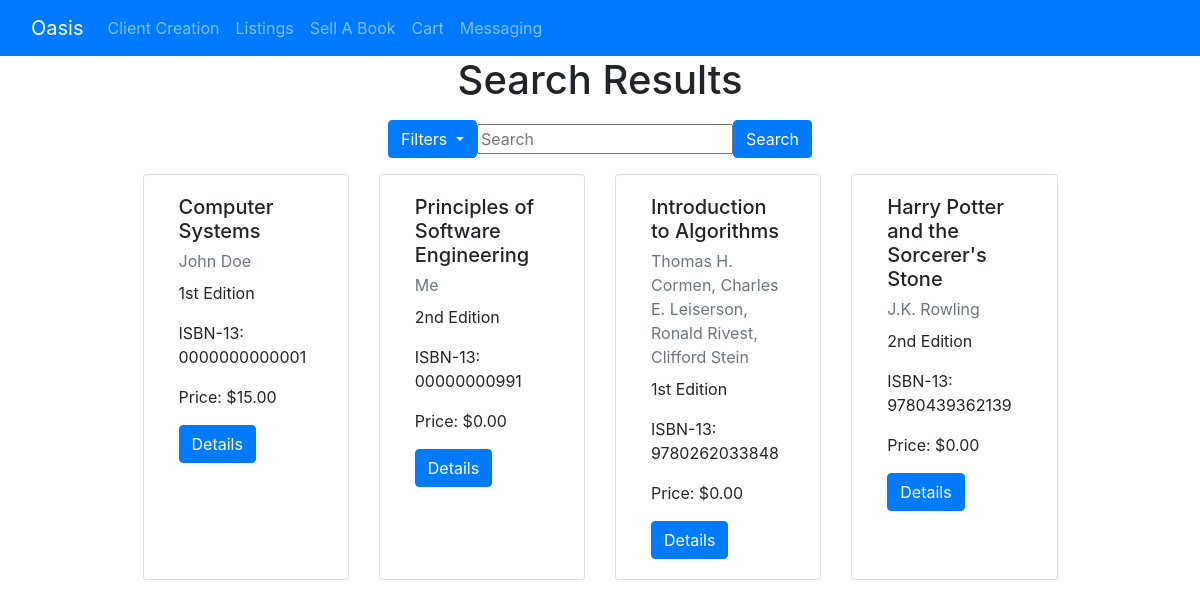
The page /pages/listings/ on the database its author committed.
### pages/models.py (models this page shows, shortened)
class Listing(models.Model):
    id = models.UUIDField(primary_key=True, default=uuid.uuid4, help_text='unique id for this listing')
    book = models.ForeignKey('Book', on_delete=models.RESTRICT, null=True)
    date_added = models.DateTimeField(auto_now_add=True)
    user = models.ForeignKey(User,
                        default = 1,
                        null = True,
                        on_delete = models.SET_NULL
                        )
    price= models.DecimalField(max_digits=10, decimal_places=2)
    condition = models.CharField(
        max_length=1,
        choices=CONDITION,
        blank=True,
        default=1,
        help_text='Book condition',
    )
    class Meta:
        ordering = ['-date_added']
    def get_absolute_url(self):
        return reverse('listings-detail', args=[str(self.id)])

class Book(models.Model):
    title = models.CharField(max_length=200)
    author = models.CharField(max_length=100)
    isbn = models.CharField('ISBN', max_length=13, unique=True, help_text='13 Character <a href="https://www.isbn-international.org/content/what-isbn">ISBN number</a>')
    edition = models.CharField(max_length=5) #length here assumes no more than 999th edition -- seems like a reasonable assumption
    pub_year = models.SmallIntegerField()

### pages/views.py (the view)
# urls.py: path('listings/', views.ListingView.as_view(), name='listings'),
class ListingView(generic.ListView):
    model = Listing
    context_object_name = 'listing_view'
    queryset = Listing.objects.all()
    template_name = 'listings_view.html'  # Specify your own template name/location
    def get_queryset(self, *args, **kwargs):
        val = self.request.GET.get("q")
        if val:
            queryset = Listing.objects.filter(
                Q(book__title__icontains=val) |
                Q(book__author__icontains=val)
                ).distinct()
        else:
            queryset = Listing.objects.all()
        return queryset

### cart/context_processors.py (called while the page is built)
def cart(request):
     return {'cart': Cart(request)}

### pages/templates/listings_view.html (shortened to what this page needs)
{% extends "base.html" %}
{% block content %}
<div class="text-center">
  <h1>Search Results</h1>
</div>
<div class="row">
  <div class="col-12 py-2 mx-auto">
    <form class="form-inline justify-content-center">
      <div class="dropdown">
        <button class="btn btn-primary dropdown-toggle" type="button" id="dropdownMenuButton" data-toggle="dropdown" aria-haspopup="true" aria-expanded="false">
          Filters
        </button>
      </div>
      <form name="search" method="GET" action="{% url 'listings' %}">
        <input type="text" name="q" placeholder="Search"/>
        <button class="btn btn-primary " type="submit">Search</button>
      </form>
    </form>
  </div>
</div>
{% if object_list %}
<div class="card-deck col-lg-10 col-sm-12 py-2 mx-auto">
  {% for object in object_list %}
    <div class="card col-sm-4 rounded">
      <div class="card-body">
        <h5 class="card-title"> {{ object.book.title }}</h5>
        <p class="card-subtitle mb-2 text-muted"> {{ object.book.author }}</p>
        <p class="card-text">{{ object.book.edition }} Edition</p>
        <p class="card-text">ISBN-13: {{ object.book.isbn }}</p>
        <p class="card-text">Price: ${{ object.price}}</p>
        <a href="{{ object.get_absolute_url }}" class="btn btn-primary">Details</a>
      </div>
    </div>
  {% endfor %}
</div>
{% else %}
<p>There are no current listings.</p>
{% endif %}
{% endblock %}

### rows shown on the page
Listing: book "Computer Systems", book.author "John Doe", book.edition "1st", book.isbn "0000000000001", price "15.00"
Listing: book "Principles of Software Engineering", book.author "Me", book.edition "2nd", book.isbn "00000000991", price "0.00"
Listing: book "Introduction to Algorithms", book.author "Thomas H. Cormen, Charles E. Leiserson, Ronald Rivest, Clifford Stein", book.edition "1st", book.isbn "9780262033848", price "0.00"
Listing: book "Harry Potter and the Sorcerer's Stone", book.author "J.K. Rowling", book.edition "2nd", book.isbn "9780439362139", price "0.00"
